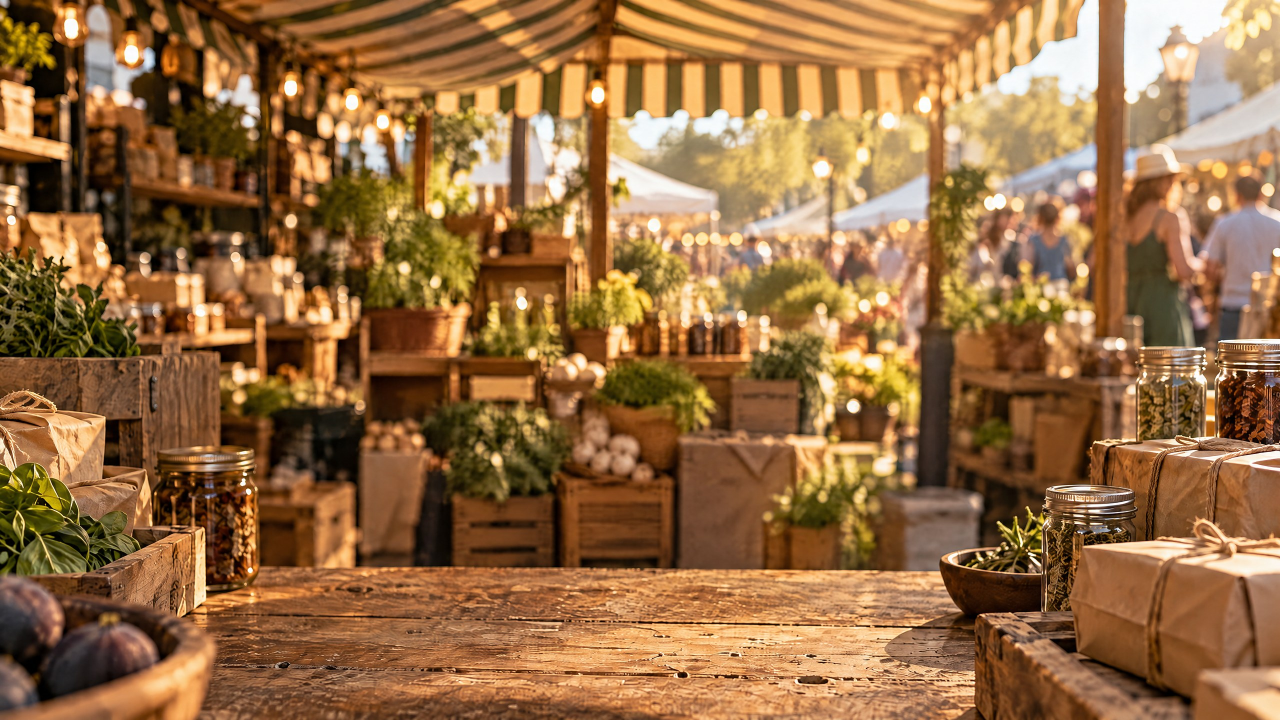
#> input picture assets/market/stall.jpg, 2560 x 1440 px, given in place of stall.png, which was not available (shown at 1/2 size)
$ python prep-market.py
#> lines starting #> are read from the running program, lines starting #| are printed output that depends on the picture; pictures that were not available may be replaced by others from this repository, and a replacement may not be noted
# Turns the generated market art in ../art-market into the web-ready files in ../assets/market (linked by scene-market.js).
# Light sprites (glow, spark, streak, vignette) are shared with the first build and stay in ../assets.
import os, json
import numpy as np
from PIL import Image, ImageFilter

D = os.path.dirname(__file__)
A = os.path.join(D, '..', 'art-market')
O = os.path.join(D, '..', 'assets', 'market')
os.makedirs(O, exist_ok=True)
op = lambda n: Image.open(os.path.join(A, n))
#> further down, stall is the input picture: PIL image 2560x1440 RGB; mean R, G, B 149.7, 108.6, 67.2
#> call 2 of save, with name = 'stall-soft.jpg'
#> in save (call 2), `p = os.path.join(O, name)`:
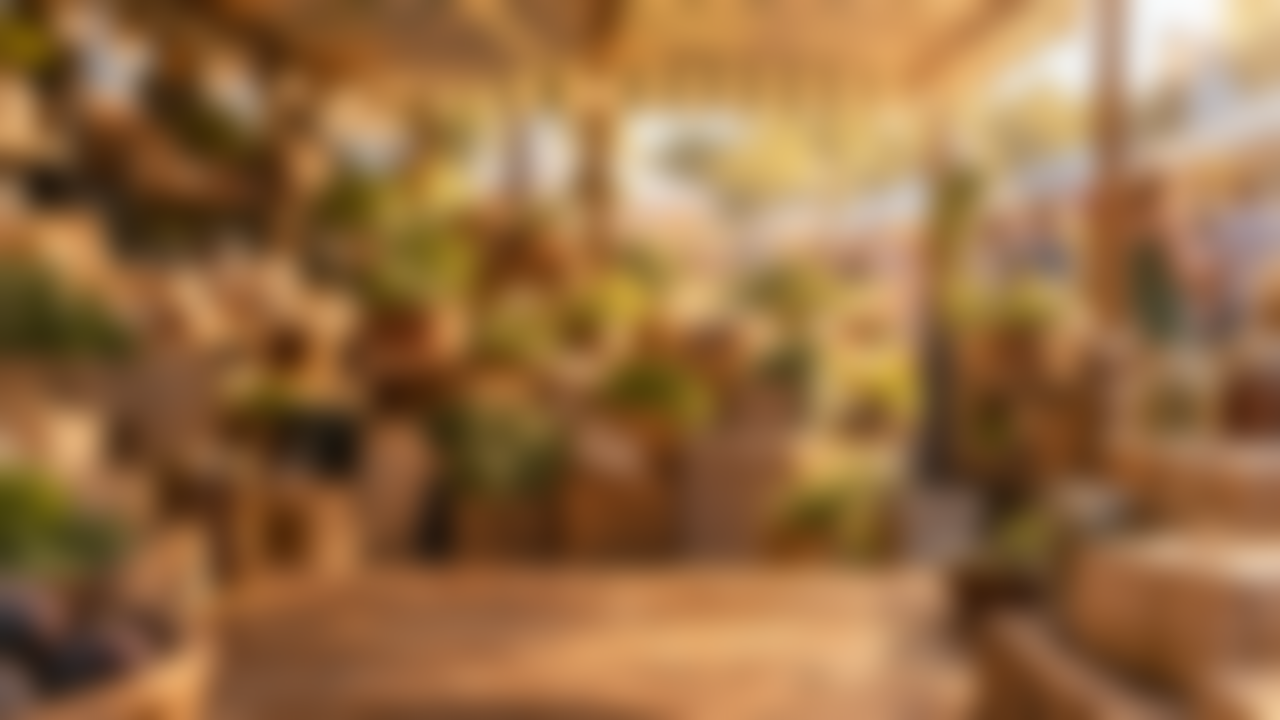
#> saved as stall-soft.jpg: PIL image 1280x720 RGB; mean R, G, B 149.5, 108.5, 67.2
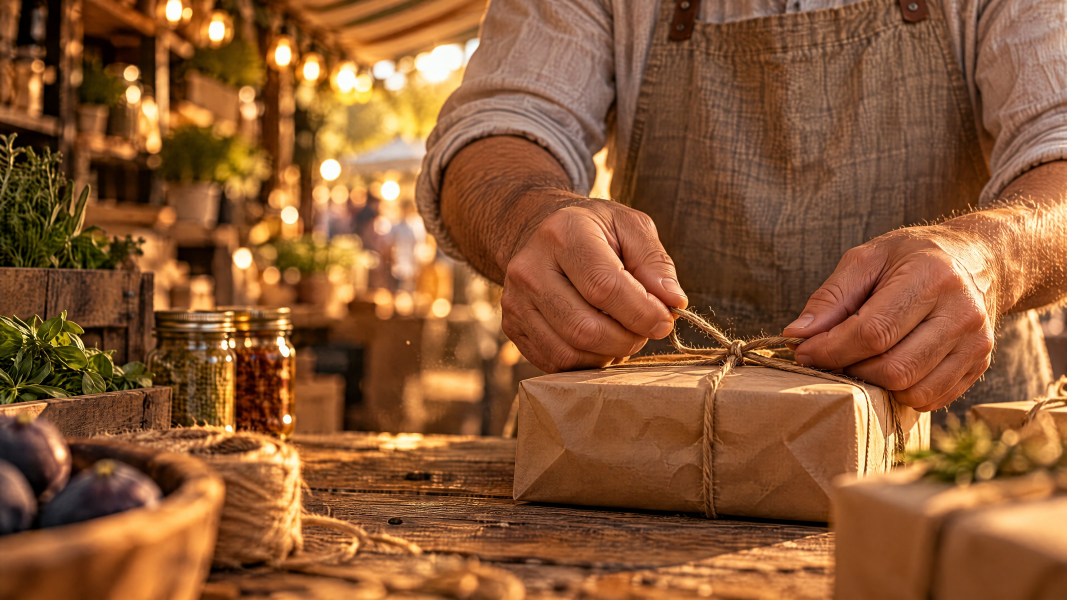
#> input picture assets/market/macro.jpg, 3200 x 1800 px, given in place of macro.png, which was not available (shown at 1/3 size)
#> in save, im is the input picture: PIL image 3200x1800 RGB; mean R, G, B 139.4, 89.5, 51.8
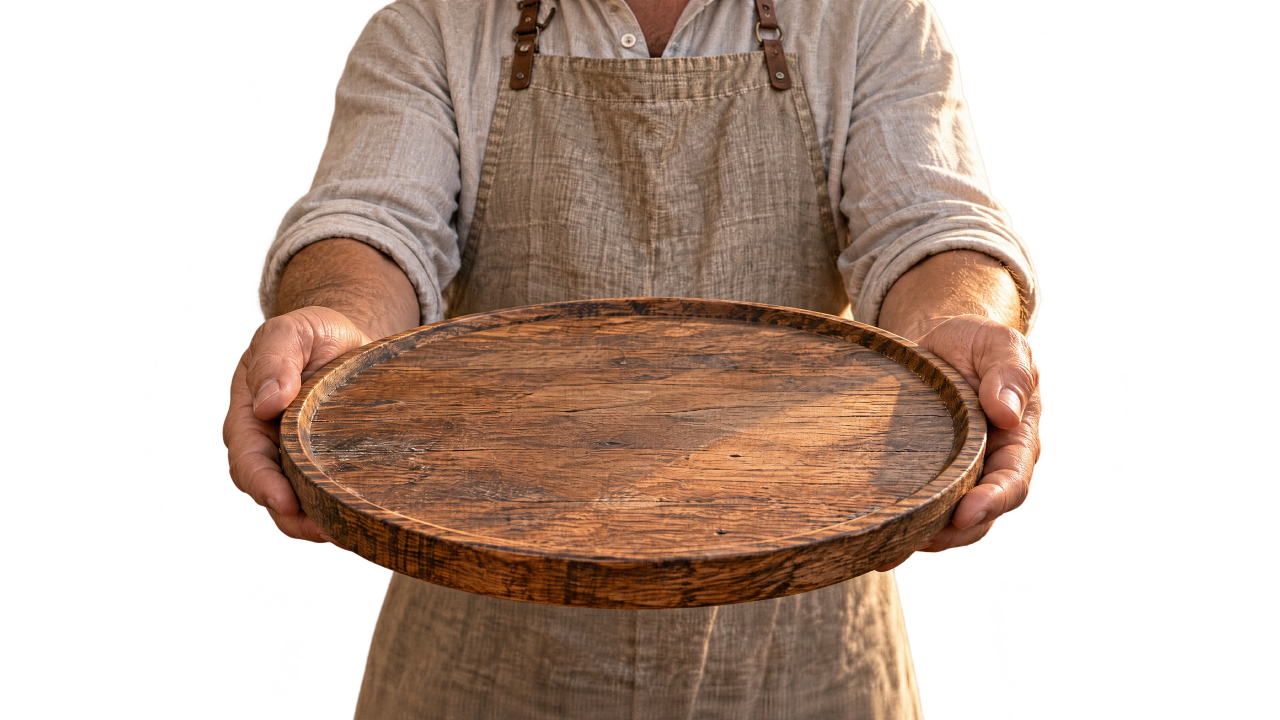
#> input picture assets/market/seller.webp, 3840 x 2160 px, given in place of seller.png, which was not available (shown at 1/3 size)
def save(im, name, **kw):
    p = os.path.join(O, name); im.save(p, **kw); print(f'{name:24s} {im.size} {os.path.getsize(p)//1024} KB')

stall = op('stall.png').convert('RGB')
save(stall.resize((2560, 1440), Image.LANCZOS), 'stall.jpg', quality=88)
save(stall.resize((1280, 720), Image.LANCZOS).filter(ImageFilter.GaussianBlur(14)), 'stall-soft.jpg', quality=80)
save(op('macro.png').convert('RGB').resize((3200, 1800), Image.LANCZOS), 'macro.jpg', quality=86)

seller = op('seller.png').convert('RGBA')
#> seller is the input picture: PIL image 3840x2160 RGBA; mean R, G, B, A 78.2, 58.1, 46.1, 133.2
save(seller.resize((3840, 2160), Image.LANCZOS), 'seller.webp', quality=90, method=5)
save(seller.resize((960, 540), Image.LANCZOS).filter(ImageFilter.GaussianBlur(8)), 'seller-soft.webp', quality=80, method=5)
#> in save (call 5), `p = os.path.join(O, name)`:
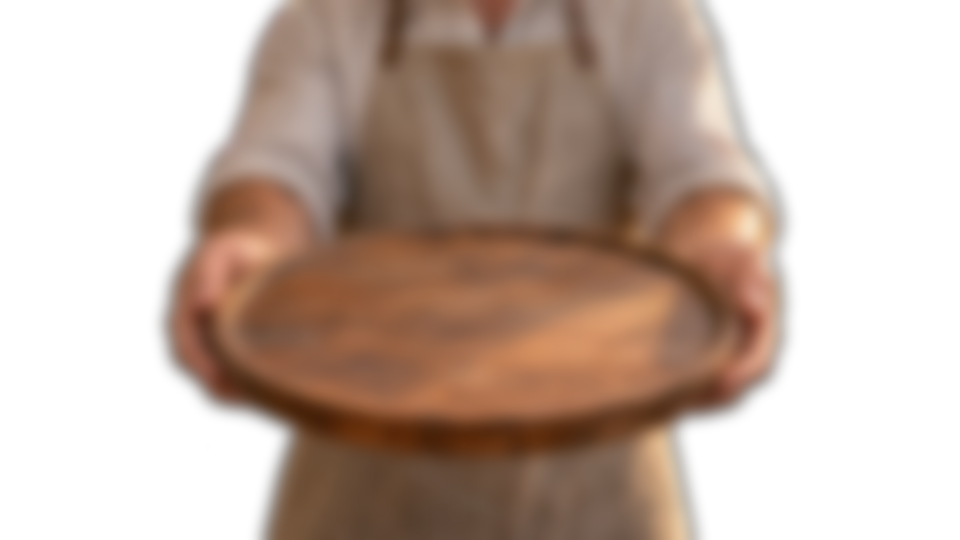
#> saved as seller-soft.webp: PIL image 960x540 RGBA; mean R, G, B, A 77.2, 57.2, 45.2, 133.1; transparent parts drawn white
#> (the run stopped early here; a loop or call above may not have finished)
